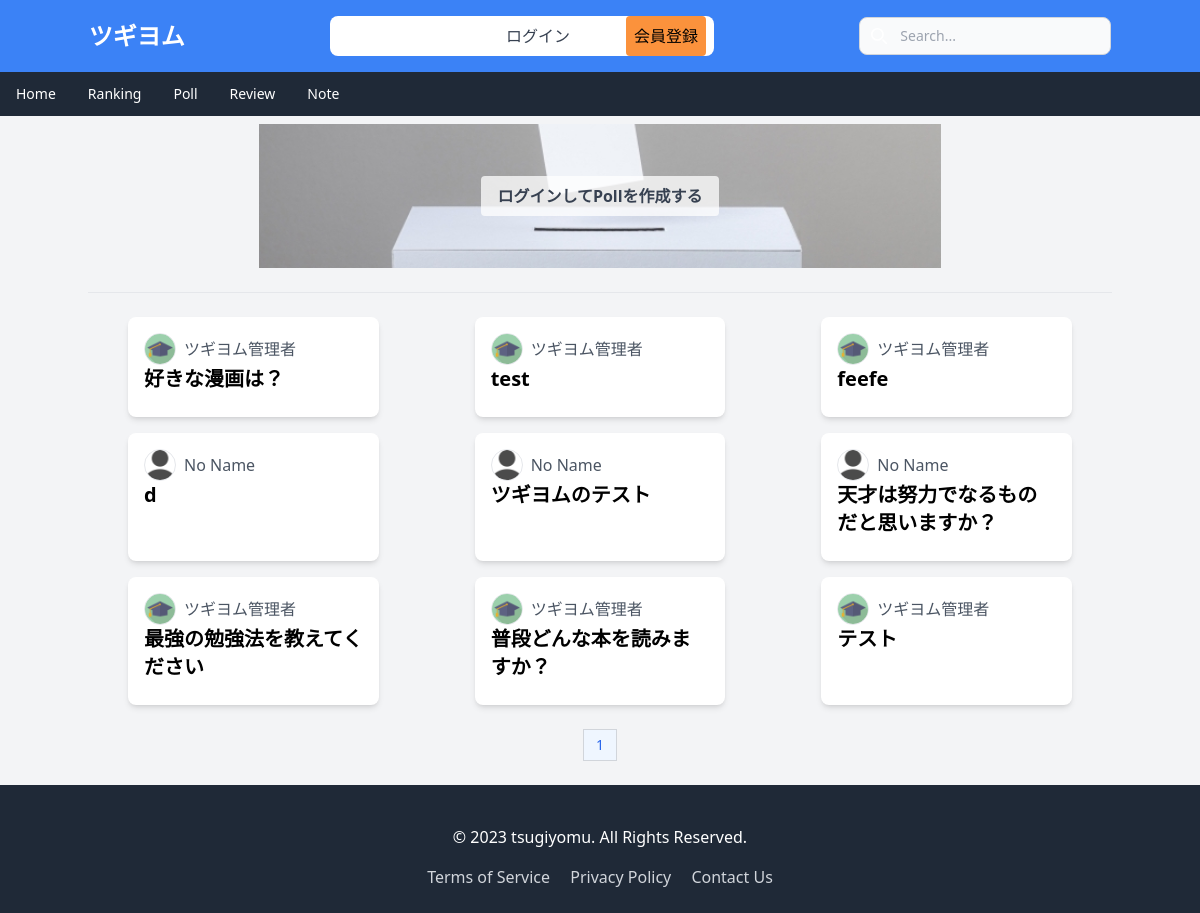
Screenshot of /poll/ with the database file from the repository.
### api/models.py (models this page shows, shortened)
class Poll(models.Model):
    creator = models.ForeignKey(Profile, on_delete=models.CASCADE, related_name='created_polls')
    question = models.CharField(max_length=255)
    created_at = models.DateTimeField(auto_now_add=True)
    content = models.TextField(default="")

class Profile(models.Model):
    user = models.OneToOneField(User, on_delete=models.CASCADE)
    name = models.CharField(max_length=255)
    bio = models.TextField()
    image = models.ImageField(upload_to='profile_images/', default='default.png')
    def __str__(self):
      return self.name

### poll/views.py (the view)
# urls.py: path('', poll_list, name='poll'),
def poll_list(request):
    polls = Poll.objects.all().order_by('-created_at')
    paginator = Paginator(polls, 20)
    page_number = request.GET.get('page', 1)
    onEachSide = 3
    onEnds = 2
    try:
            poll_page = paginator.page(page_number)
    except PageNotAnInteger:
            poll_page = paginator.page(1)
    except EmptyPage:
            poll_page = paginator.page(paginator.num_pages)
    page_range = paginator.get_elided_page_range(number=page_number, on_each_side=onEachSide, on_ends=onEnds)
    context = {
        'polls': poll_page,
        'page_range': page_range,
    }
    return render(request, 'poll_list.html', context)

### poll/templates/poll_list.html (shortened to what this page needs)
{% extends 'base.html' %}
{% load static %}
{% block content %}
<div class="container mx-auto mt-2">
  <div class="relative">
    <img class="hidden md:block w-2/3 h-auto mx-auto" src="{% static 'images/vote.sp.jpg' %}" alt="">
    {% if request.user.is_authenticated %}
    <a href="{% url 'create_poll' %}" class="absolute top-0 left-0 w-full h-full flex items-center justify-center">
      <span class="bg-white bg-opacity-75 py-2 px-4 rounded text-gray-700 font-bold">Pollを作成する</span>
    </a>
    {% else %}
    <a href="{% url 'create_poll' %}" class="absolute top-0 left-0 w-full h-full flex items-center justify-center">
      <span class="bg-white bg-opacity-75 py-2 px-4 rounded text-gray-700 font-bold">ログインしてPollを作成する</span>
    </a>
    {% endif %}
</div>
  <br>
  <hr>
  <br>
  <div class="grid grid-cols-1 md:grid-cols-2 lg:grid-cols-3 gap-4">
      {% for poll in polls %}
          <a href="{% url 'poll_vote' poll.id %}" class="bg-white rounded-lg shadow-md overflow-hidden hover:bg-gray-100 mx-10">
              <div class="p-4">
                <div class="flex items-center">
                  <img src="{{ poll.creator.image.url }}" alt="Profile Image" class="w-8 h-8   object-cover border rounded-full ">
                  <p class="pl-2 text-gray-600">{{ poll.creator }}</p>
                </div>
                  <h2 class="text-xl font-bold mb-2">{{ poll.question }}</h2>
              </div>
          </a>
      {% empty %}
          <p>利用可能な投票はありません。</p>
      {% endfor %}
  </div>
</div>
<br>
  <nav class="flex justify-center">
    <ul class="inline-flex -space-x-px text-sm">
      {% for num in page_range %}
      <li>
        {% if polls.number == num %}
        <a href="#" aria-current="page" class="flex items-center justify-center px-3 h-8 text-blue-600 border border-gray-300 bg-blue-50 hover:bg-blue-100 hover:text-blue-700 dark:border-gray-700 dark:bg-gray-700 dark:text-white">{{ num }}</a>
        {% else %}
        <a href="page={{ num }}" class="flex items-center justify-center px-3 h-8 leading-tight text-gray-500 bg-white border border-gray-300 hover:bg-gray-100 hover:text-gray-700 dark:bg-gray-800 dark:border-gray-700 dark:text-gray-400 dark:hover:bg-gray-700 dark:hover:text-white">{{ num }}</a>
        {% endif %}
      </li>
      {% endfor %}
    </ul>
  </nav>
  <br>
{% endblock %}

### rows the page displays
Poll: creator.image (picture), creator "ツギヨム管理者", question "好きな漫画は？"
Poll: creator.image (picture), creator "ツギヨム管理者", question "test"
Poll: creator.image (picture), creator "ツギヨム管理者", question "feefe"
Poll: creator.image (placeholder picture), creator "No Name", question "d"
Poll: creator.image (placeholder picture), creator "No Name", question "ツギヨムのテスト"
Poll: creator.image (placeholder picture), creator "No Name", question "天才は努力でなるものだと思いますか？"
Poll: creator.image (picture), creator "ツギヨム管理者", question "最強の勉強法を教えてください"
Poll: creator.image (picture), creator "ツギヨム管理者", question "普段どんな本を読みますか？"
Poll: creator.image (picture), creator "ツギヨム管理者", question "テスト"

### other values shown
{{ num }} "1"
